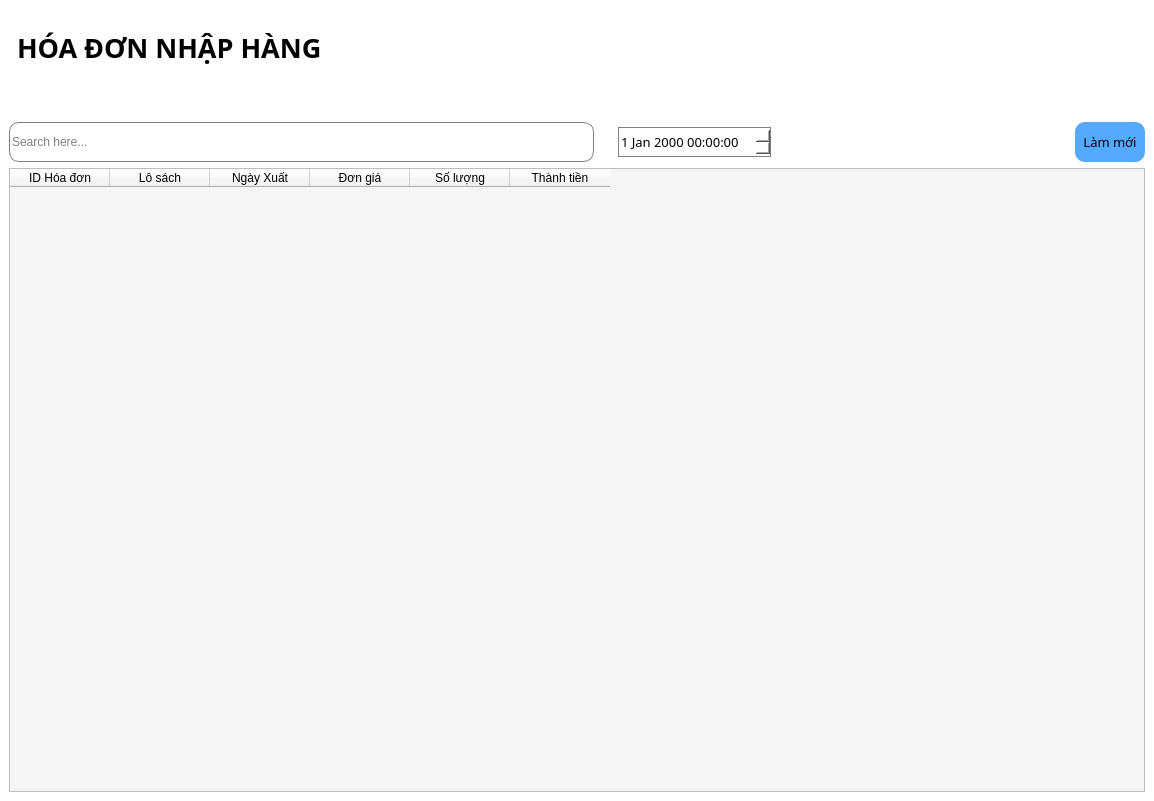
<?xml version="1.0" encoding="UTF-8"?>
<ui version="4.0">
 <class>Quanlyhoadonnhap</class>
 <widget class="QMainWindow" name="Quanlyhoadonnhap">
  <property name="geometry">
   <rect>
    <x>0</x>
    <y>0</y>
    <width>1154</width>
    <height>801</height>
   </rect>
  </property>
  <property name="windowTitle">
   <string>MainWindow</string>
  </property>
  <property name="styleSheet">
   <string notr="true">background-color: rgb(255, 255, 255);
color: rgb(0, 0, 0);</string>
  </property>
  <widget class="QWidget" name="centralwidget">
   <layout class="QGridLayout" name="gridLayout">
    <item row="0" column="0">
     <widget class="QLabel" name="label">
      <property name="font">
       <font>
        <family>Bahnschrift</family>
        <pointsize>20</pointsize>
        <weight>75</weight>
        <bold>true</bold>
       </font>
      </property>
      <property name="styleSheet">
       <string notr="true">padding-bottom: 50px;
padding-top:20px</string>
      </property>
      <property name="text">
       <string>HÓA ĐƠN NHẬP HÀNG</string>
      </property>
      <property name="wordWrap">
       <bool>true</bool>
      </property>
      <property name="margin">
       <number>0</number>
      </property>
     </widget>
    </item>
    <item row="1" column="0">
     <layout class="QHBoxLayout" name="horizontalLayout">
      <item>
       <widget class="QLineEdit" name="lineSearch">
        <property name="maximumSize">
         <size>
          <width>16777215</width>
          <height>40</height>
         </size>
        </property>
        <property name="styleSheet">
         <string notr="true">border: 1px solid gray;
border-radius: 10px;
background-color: rgb(255, 255, 255);</string>
        </property>
        <property name="text">
         <string/>
        </property>
        <property name="placeholderText">
         <string>Search here...</string>
        </property>
       </widget>
      </item>
      <item>
       <spacer name="spacer">
        <property name="orientation">
         <enum>Qt::Horizontal</enum>
        </property>
        <property name="sizeType">
         <enum>QSizePolicy::Fixed</enum>
        </property>
        <property name="sizeHint" stdset="0">
         <size>
          <width>18</width>
          <height>20</height>
         </size>
        </property>
       </spacer>
      </item>
      <item>
       <widget class="QDateTimeEdit" name="dateTimeEdit">
        <property name="sizePolicy">
         <sizepolicy hsizetype="Minimum" vsizetype="Minimum">
          <horstretch>0</horstretch>
          <verstretch>0</verstretch>
         </sizepolicy>
        </property>
        <property name="minimumSize">
         <size>
          <width>100</width>
          <height>30</height>
         </size>
        </property>
        <property name="maximumSize">
         <size>
          <width>16777215</width>
          <height>30</height>
         </size>
        </property>
        <property name="font">
         <font>
          <family>Bahnschrift</family>
          <pointsize>10</pointsize>
         </font>
        </property>
        <property name="styleSheet">
         <string notr="true">background-color: rgb(255, 255, 255);
border: 1px solid gray;</string>
        </property>
       </widget>
      </item>
      <item>
       <spacer name="horizontalSpacer_3">
        <property name="orientation">
         <enum>Qt::Horizontal</enum>
        </property>
        <property name="sizeType">
         <enum>QSizePolicy::Fixed</enum>
        </property>
        <property name="sizeHint" stdset="0">
         <size>
          <width>298</width>
          <height>20</height>
         </size>
        </property>
       </spacer>
      </item>
      <item>
       <widget class="QPushButton" name="btnLamMoi">
        <property name="sizePolicy">
         <sizepolicy hsizetype="Minimum" vsizetype="Fixed">
          <horstretch>0</horstretch>
          <verstretch>0</verstretch>
         </sizepolicy>
        </property>
        <property name="minimumSize">
         <size>
          <width>70</width>
          <height>40</height>
         </size>
        </property>
        <property name="font">
         <font>
          <family>Bahnschrift</family>
          <pointsize>10</pointsize>
         </font>
        </property>
        <property name="styleSheet">
         <string notr="true">background-color: rgb(85, 170, 255);
border: none;
border-radius: 10px;</string>
        </property>
        <property name="text">
         <string>Làm mới</string>
        </property>
       </widget>
      </item>
     </layout>
    </item>
    <item row="2" column="0">
     <widget class="QTableWidget" name="tableWidget">
      <property name="font">
       <font>
        <family>Bahnschrift</family>
        <pointsize>12</pointsize>
       </font>
      </property>
      <property name="styleSheet">
       <string notr="true">background-color: rgb(245, 245, 245);</string>
      </property>
      <column>
       <property name="text">
        <string>ID Hóa đơn</string>
       </property>
      </column>
      <column>
       <property name="text">
        <string>Lô sách</string>
       </property>
      </column>
      <column>
       <property name="text">
        <string>Ngày Xuất</string>
       </property>
      </column>
      <column>
       <property name="text">
        <string>Đơn giá</string>
       </property>
      </column>
      <column>
       <property name="text">
        <string>Số lượng</string>
       </property>
      </column>
      <column>
       <property name="text">
        <string>Thành tiền</string>
       </property>
      </column>
     </widget>
    </item>
   </layout>
  </widget>
 </widget>
 <resources>
  <include location="new_resource.qrc"/>
 </resources>
 <connections/>
</ui>
